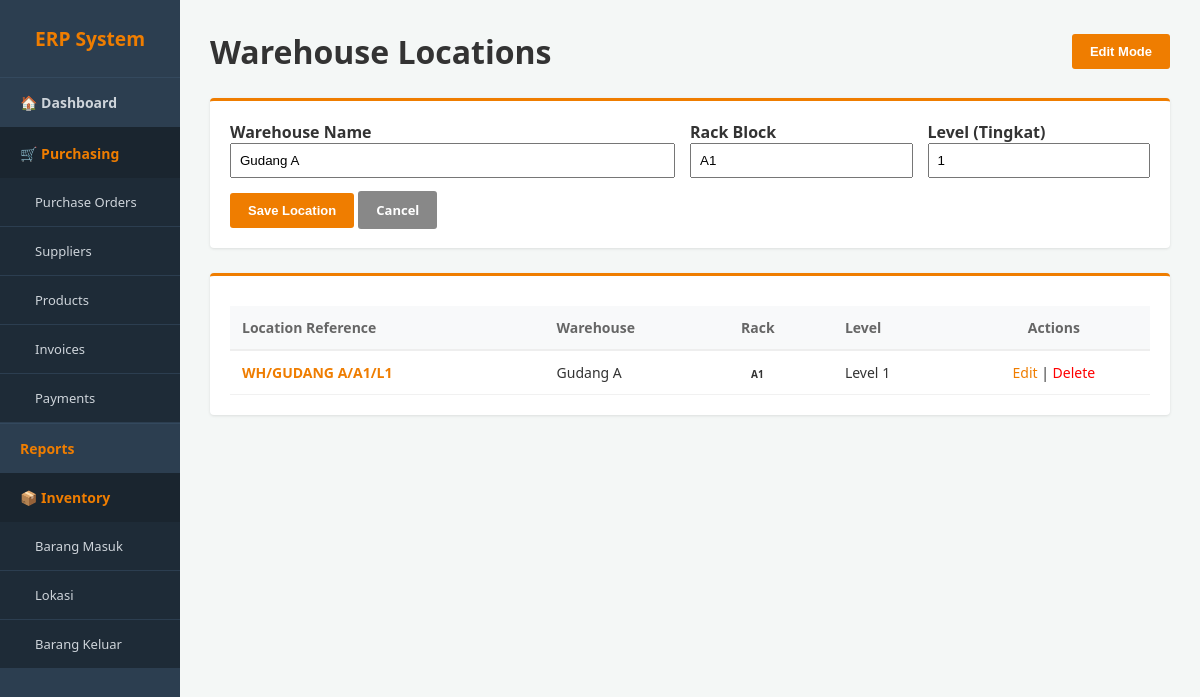
The app's page /lokasi.php?edit=1 with its own data.
### tables this page shows
CREATE TABLE `lokasi` (
  `id_lokasi` int(11) NOT NULL,
  `nama_gudang` varchar(50) NOT NULL,
  `blok_rak` varchar(10) NOT NULL,
  `nomor_tingkat` int(11) DEFAULT 1
);

### lokasi.php (the view, shortened to what this page needs)
<?php
include 'config.php';
$val = ['id_lokasi' => '', 'nama_gudang' => '', 'blok_rak' => '', 'nomor_tingkat' => '1'];
if (isset($_GET['edit'])) {
    $id = $_GET['edit'];
    $res = mysqli_query($conn, "SELECT * FROM lokasi WHERE id_lokasi = $id");
    $val = mysqli_fetch_assoc($res);
}
include 'header.php';
?>
<div class="header-bar">
    <h1><i class="fa fa-map-marker-alt"></i> Warehouse Locations</h1>
    <button onclick="toggleForm()" class="btn-orange"><?= isset($_GET['edit']) ? 'Edit Mode' : '+ Create Location' ?></button>
</div>
<div id="form-lokasi" class="card" style="display: <?= isset($_GET['edit']) ? 'block' : 'none' ?>; margin-bottom: 25px;">
    <form method="POST">
        <div style="display: grid; grid-template-columns: 2fr 1fr 1fr; gap: 15px;">
            <div>
                <label><strong>Warehouse Name</strong></label>
                <input type="text" name="nama_gudang" class="form-control" placeholder="e.g. Gudang Utama" value="<?= $val['nama_gudang'] ?>" required style="width:100%; padding:8px;">
            </div>
            <div>
                <label><strong>Rack Block</strong></label>
                <input type="text" name="blok_rak" class="form-control" placeholder="e.g. A1" value="<?= $val['blok_rak'] ?>" required style="width:100%; padding:8px;">
            </div>
            <div>
                <label><strong>Level (Tingkat)</strong></label>
                <input type="number" name="nomor_tingkat" class="form-control" value="<?= $val['nomor_tingkat'] ?>" style="width:100%; padding:8px;">
            </div>
        </div>
        <div style="margin-top: 15px;">
            <button type="submit" name="save_lokasi" class="btn-orange">Save Location</button>
            <a href="lokasi.php" class="btn-orange" style="background:#888; text-decoration:none;">Cancel</a>
        </div>
    </form>
</div>
<div class="card">
    <table class="table-odoo">
        <thead>
            <tr>
                <th>Location Reference</th>
                <th>Warehouse</th>
                <th>Rack</th>
                <th>Level</th>
                <th style="text-align:center">Actions</th>
            </tr>
        </thead>
        <tbody>
            <?php
            $res = mysqli_query($conn, "SELECT * FROM lokasi ORDER BY nama_gudang ASC, blok_rak ASC");
            while($row = mysqli_fetch_assoc($res)): ?>
            <tr>
                <td>
                    <span style="color: #ef7d00; font-weight: bold;">
                        WH/<?= strtoupper($row['nama_gudang']) ?>/<?= $row['blok_rak'] ?>/L<?= $row['nomor_tingkat'] ?>
                    </span>
                </td>
                <td><?= $row['nama_gudang'] ?></td>
                <td><span class="badge bg-light"><?= $row['blok_rak'] ?></span></td>
                <td>Level <?= $row['nomor_tingkat'] ?></td>
                <td style="text-align:center">
                    <a href="lokasi.php?edit=<?= $row['id_lokasi'] ?>" style="color:#ef7d00; text-decoration:none;">Edit</a> |
                    <a href="lokasi.php?delete=<?= $row['id_lokasi'] ?>" style="color:red; text-decoration:none;" onclick="return confirm('Hapus lokasi ini?')">Delete</a>
                </td>
            </tr>
            <?php endwhile; ?>
        </tbody>
    </table>
</div>

### header.php (style rules this page uses)
* { box-sizing: border-box; margin: 0; padding: 0; }
body { font-family: 'Segoe UI', Arial, sans-serif; background-color: #f4f7f6; display: flex; color: #333; }
.header-bar { display: flex; justify-content: space-between; align-items: center; margin-bottom: 25px; }
.card { background: white; padding: 20px; border-radius: 4px; box-shadow: 0 1px 3px rgba(0,0,0,0.1); border-top: 3px solid #ef7d00; }
table { width: 100%; border-collapse: collapse; margin-top: 10px; font-size: 14px; }
table th { background-color: #f8f9fa; text-align: left; padding: 12px; border-bottom: 2px solid #eee; color: #666; }
table td { padding: 12px; border-bottom: 1px solid #f1f1f1; }
.btn-orange { background-color: #ef7d00; color: white; padding: 10px 18px; border: none; border-radius: 3px; cursor: pointer; text-decoration: none; font-size: 13px; font-weight: bold; }
.badge { padding: 4px 10px; border-radius: 20px; font-size: 10px; font-weight: bold; }

### records on screen
lokasi: nama_gudang "Gudang A", blok_rak "A1", nomor_tingkat "1", nama_gudang "GUDANG A"
